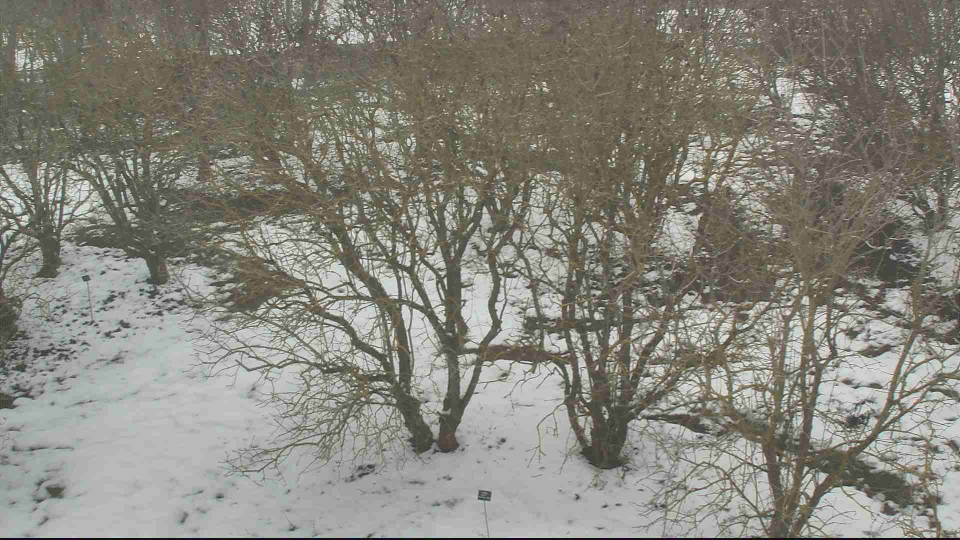
#> input picture images/cam115010110550000.jpg, 1920 x 1080 px, given as the content of the folder img/lila_2015, which was not available (shown at 1/2 size)
$ python pyla_ctrl.py
#> lines starting #> are read from the running program, lines starting #| are printed output that depends on the picture; pictures that were not available may be replaced by others from this repository, and a replacement may not be noted
### pyla.py
import numpy as np
import pandas as pd
from skimage import io, img_as_ubyte, color, exposure
import os
from pathlib import Path

def get_meta(name):
    #       Cam n°   Year       Month      Day         Hour         Min
    return [name[3], name[4:6], name[6:8], name[8:10], name[10:12], name[12:14]]

def get_sums(px):
    return np.array([px[:,:,0].sum(), px[:,:,1].sum(), px[:,:,2].sum()])

def get_pc(px):
    tot = px[:,:,0] + px[:,:,1] + px[:,:,2]
    return np.array([
        np.ma.log(px[:,:,0] / tot).sum(),
        np.ma.log(px[:,:,1] / tot).sum(),
        np.ma.log(px[:,:,2] / tot).sum()
    ])

def get_ex(px):
    return np.array([
        (2 * px[:,:,0] - px[:,:,1] - px[:,:,2]).sum(),
        (2 * px[:,:,1] - px[:,:,0] - px[:,:,2]).sum(),
        (2 * px[:,:,2] - px[:,:,0] - px[:,:,1]).sum()
    ])

def get_nd(px):
    return np.array([
        np.ma.fix_invalid((px[:,:,0] - px[:,:,1]) / (px[:,:,0] + px[:,:,1]), fill_value=0).sum(),
        np.ma.fix_invalid((px[:,:,0] - px[:,:,2]) / (px[:,:,0] + px[:,:,2]), fill_value=0).sum(),
        np.ma.fix_invalid((px[:,:,1] - px[:,:,2]) / (px[:,:,1] + px[:,:,2]), fill_value=0).sum()
    ])

def make_csv(dir_path):
#> called with dir_path = 'img/lila_2015'
    bbox = (10, 10, 1910, 1070)
    rows = []
    for root, dirs, files in os.walk(dir_path):
        i = 0
        for file in files:
            try:
                img_path = Path(os.path.join(root, file))
                img = img_as_ubyte(io.imread(img_path))[bbox[1]:bbox[3],bbox[0]:bbox[2],:].astype(int)
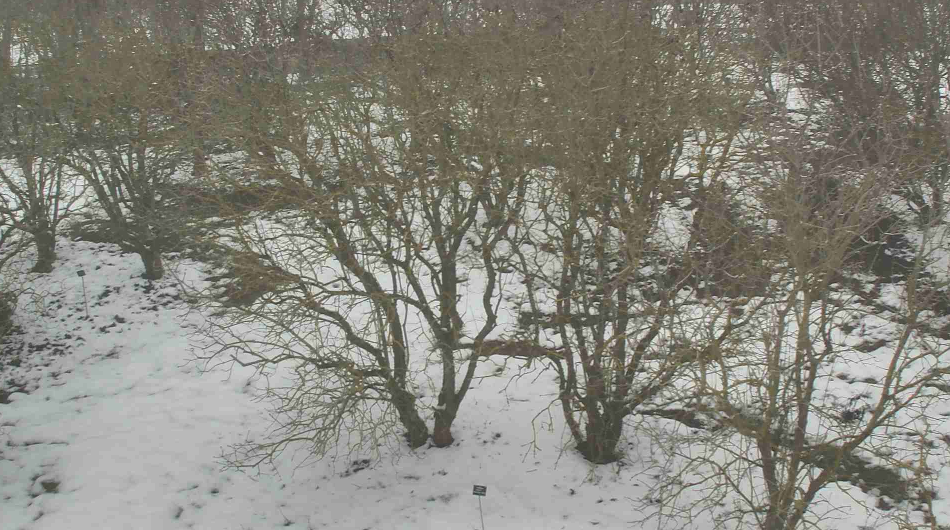
#> img: shape (1060, 1900, 3) int64 (shown at 1/2 size); mean R, G, B 134.3, 132.9, 123.6
                img_hsv = (color.rgb2hsv(img) * (359, 100, 100)).astype(int)
#> img_hsv: shape (1060, 1900, 3) int64; mean of channels 0, 1, 2 47, 10.4, 0
                c = img.shape[0] * img.shape[1]
#> c = 2014000
                rgb = get_sums(img)
#> rgb = [270482891, 267653781, 248840688]
                hsv = get_sums(img_hsv)
#> hsv = [94746302, 20970263, 0]
                rows.append(
                    get_meta(img_path.name) +
                    list(rgb / c) + list(hsv / c) + [rgb.sum() / c] +
                    list(get_pc(img) / c) +
                    list(get_ex(img) / c) +
                    list(get_nd(img) / c)
                )
                print('%s/%s done'%(i, len(files)))
                i += 1
            except Exception as e:
                print(file)
                print(e)
    pd.DataFrame(
        rows,
        columns=
        [
            'cam', 'year', 'month', 'day', 'hour', 'min',
            'r', 'g', 'b', 'h', 's', 'v', 'tot',
            'r_pc', 'g_pc', 'b_pc',
            'r_ex', 'g_ex', 'b_ex',
            'n_rg_d', 'n_rb_d', 'n_gb_d'
        ]).to_csv('%s.csv'%dir_path.split('/')[-1], ';', index=False, encoding='utf-8')


# [7 lines of commented-out code are left out]

make_csv('img/lila_2015')
make_csv('img/lila_2014')
make_csv('img/lila_2016')
make_csv('img/lila_2017')
make_csv('img/lila_2018')

### pyla_ctrl.py
import os, sys, datetime, logging
from pathlib import *
#> (the run stopped early here; a loop or call above may not have finished)

$ run again, on images/cam115010510550000.jpg
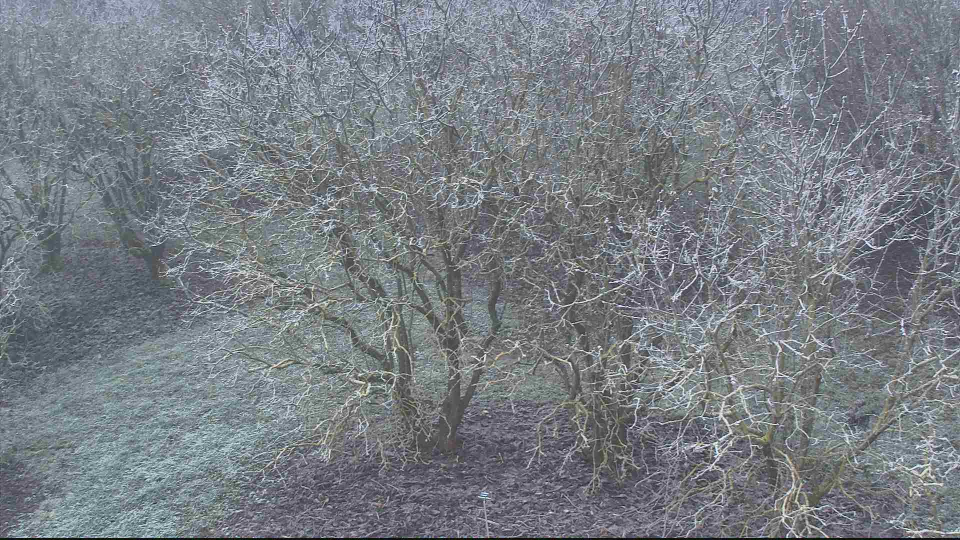
#> input picture images/cam115010510550000.jpg, 1920 x 1080 px, given as the content of the folder img/lila_2015, which was not available (shown at 1/2 size)
#> in make_csv, `img = img_as_ubyte(io.imread(img_path))[bbox[1]:bbox[3],bbox[0]:bbox[2..`:
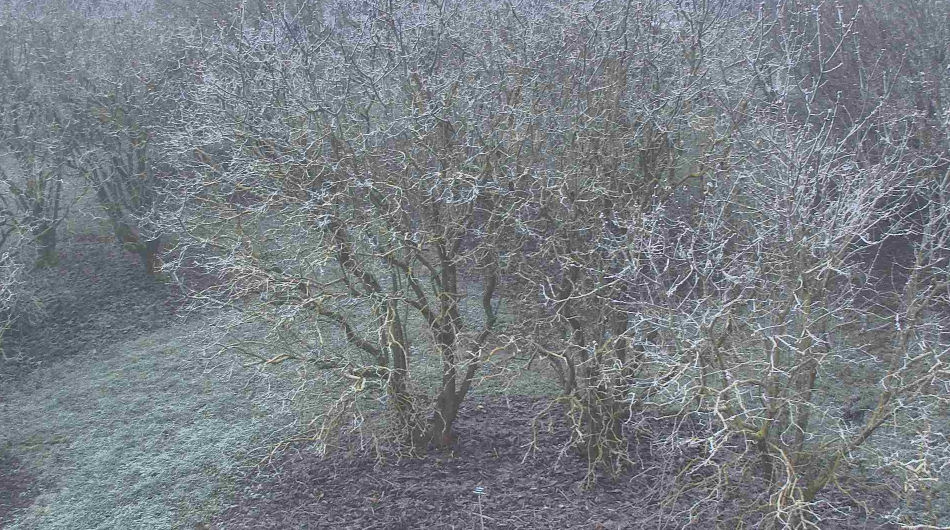
#> img: shape (1060, 1900, 3) int64 (shown at 1/2 size); mean R, G, B 121, 126.6, 132.8
#> img_hsv: shape (1060, 1900, 3) int64; mean of channels 0, 1, 2 166, 9.6, 0
#> rgb = [243671487, 254973700, 267498969]
#> hsv = [334384921, 19298151, 0]
